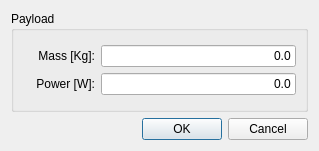
<?xml version="1.0" encoding="UTF-8"?>
<ui version="4.0">
 <class>PayloadPropertiesDialogClass</class>
 <widget class="QDialog" name="PayloadPropertiesDialogClass">
  <property name="geometry">
   <rect>
    <x>0</x>
    <y>0</y>
    <width>319</width>
    <height>151</height>
   </rect>
  </property>
  <property name="maximumSize">
   <size>
    <width>1003</width>
    <height>752</height>
   </size>
  </property>
  <property name="baseSize">
   <size>
    <width>0</width>
    <height>0</height>
   </size>
  </property>
  <property name="windowTitle">
   <string>Payload Properties</string>
  </property>
  <layout class="QVBoxLayout" name="verticalLayout_2">
   <item>
    <layout class="QGridLayout" name="gridLayout_3">
     <item row="0" column="0">
      <widget class="QGroupBox" name="groupBox">
       <property name="title">
        <string>Payload</string>
       </property>
       <layout class="QGridLayout" name="gridLayout_2">
        <item row="0" column="0">
         <layout class="QGridLayout" name="gridLayout">
          <item row="0" column="0" rowspan="2">
           <widget class="QLabel" name="label_12">
            <property name="text">
             <string/>
            </property>
            <property name="pixmap">
             <pixmap resource="../../iconary/sta-icons.qrc">:/icons/Payload.png</pixmap>
            </property>
           </widget>
          </item>
          <item row="0" column="1">
           <widget class="QLabel" name="label_8">
            <property name="text">
             <string>Mass [Kg]:</string>
            </property>
            <property name="alignment">
             <set>Qt::AlignRight|Qt::AlignTrailing|Qt::AlignVCenter</set>
            </property>
           </widget>
          </item>
          <item row="0" column="2">
           <widget class="QLineEdit" name="lineEditMassPayload">
            <property name="text">
             <string>0.0</string>
            </property>
            <property name="alignment">
             <set>Qt::AlignRight|Qt::AlignTrailing|Qt::AlignVCenter</set>
            </property>
           </widget>
          </item>
          <item row="1" column="1">
           <widget class="QLabel" name="label_7">
            <property name="text">
             <string>Power [W]:</string>
            </property>
            <property name="alignment">
             <set>Qt::AlignRight|Qt::AlignTrailing|Qt::AlignVCenter</set>
            </property>
           </widget>
          </item>
          <item row="1" column="2">
           <widget class="QLineEdit" name="lineEditPowerPayload">
            <property name="text">
             <string>0.0</string>
            </property>
            <property name="alignment">
             <set>Qt::AlignRight|Qt::AlignTrailing|Qt::AlignVCenter</set>
            </property>
           </widget>
          </item>
         </layout>
        </item>
       </layout>
      </widget>
     </item>
    </layout>
   </item>
   <item>
    <widget class="QDialogButtonBox" name="buttonBox">
     <property name="maximumSize">
      <size>
       <width>16777215</width>
       <height>16777215</height>
      </size>
     </property>
     <property name="orientation">
      <enum>Qt::Horizontal</enum>
     </property>
     <property name="standardButtons">
      <set>QDialogButtonBox::Cancel|QDialogButtonBox::Ok</set>
     </property>
    </widget>
   </item>
  </layout>
 </widget>
 <resources>
  <include location="../../iconary/sta-icons.qrc"/>
 </resources>
 <connections>
  <connection>
   <sender>buttonBox</sender>
   <signal>accepted()</signal>
   <receiver>PayloadPropertiesDialogClass</receiver>
   <slot>accept()</slot>
   <hints>
    <hint type="sourcelabel">
     <x>482</x>
     <y>419</y>
    </hint>
    <hint type="destinationlabel">
     <x>387</x>
     <y>0</y>
    </hint>
   </hints>
  </connection>
  <connection>
   <sender>buttonBox</sender>
   <signal>rejected()</signal>
   <receiver>PayloadPropertiesDialogClass</receiver>
   <slot>reject()</slot>
   <hints>
    <hint type="sourcelabel">
     <x>482</x>
     <y>424</y>
    </hint>
    <hint type="destinationlabel">
     <x>428</x>
     <y>0</y>
    </hint>
   </hints>
  </connection>
  <connection>
   <sender>buttonBox</sender>
   <signal>accepted()</signal>
   <receiver>PayloadPropertiesDialogClass</receiver>
   <slot>accept()</slot>
   <hints>
    <hint type="sourcelabel">
     <x>442</x>
     <y>396</y>
    </hint>
    <hint type="destinationlabel">
     <x>687</x>
     <y>396</y>
    </hint>
   </hints>
  </connection>
 </connections>
</ui>
